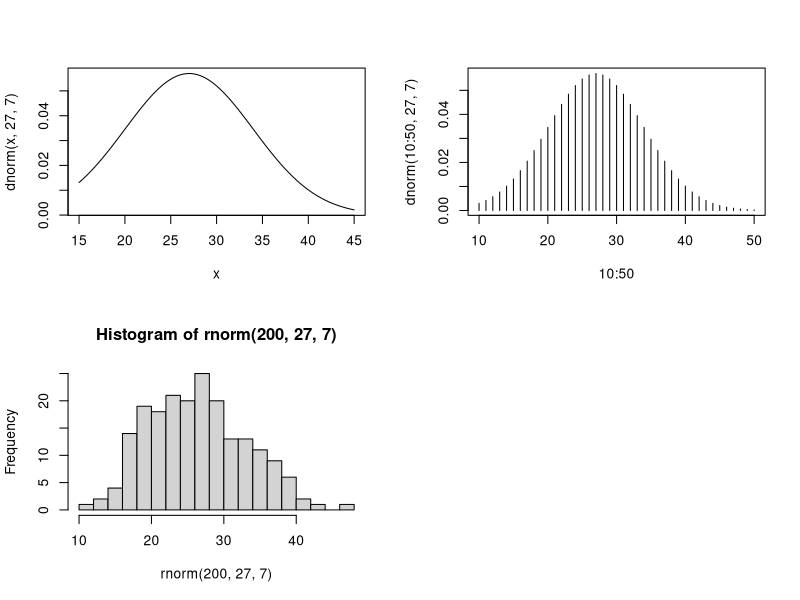

Reproduce this figure in R.
#QUESTION 1

#1
a = rnorm(100)
print(a)
cat("\n")

#2
print(paste("The mean of a is:", mean(a)))
print(paste("The SD of a is:", sd(a)))
cat("\n")

#3
b = rnorm(100, 2, 5)
print(b)
cat("\n")

#4
print(paste("The mean of b is:", mean(b)))
print(paste("The SD of b is:", sd(b)))
cat("\n")

#5
print(paste("Height of normal distribution for 1.96 =", (dnorm(1.96))))

#QUESTION 2

cat("\nQUESTION 2\n\n")
print(paste("Percentage of students scoring 86+ on exam:", pnorm(86, 62, 14.2, lower.tail = 0)))

#QUESTION 3

cat("\nQUESTION 3\n\n")

#1
print(paste("Probability that Joseph arrives in 28.5 minutes:", dnorm(28.5, 27, 7)))
cat("\n")

#2
par(mfrow = c(2, 2))
curve(dnorm(x, 27, 7), 15, 45)
plot(10:50, dnorm(10:50, 27, 7), type = 'h')

#3
set.seed(25)
hist(rnorm(200, 27, 7), breaks = 15)

#4
print(paste("Muhammed's arival time corresponding to the 80th percentile:", qnorm(0.80, 30, 3), "minutes"))
cat("\n")

#5
print(paste("Probability of arriving in 20 or less minutes:", pnorm(20, 27, 7)))
print(paste("Probability of arriving in 15 or less minutes:", pnorm(15, 27, 7)))
print(paste("Probability of arriving in 10 or less minutes:", pnorm(10, 27, 7)))
print(paste("Probability of arriving in 5 or less minutes:", pnorm(5, 27, 7)))
print(paste("Probability of arriving in 1 or less minutes:", pnorm(1, 27, 7)))
